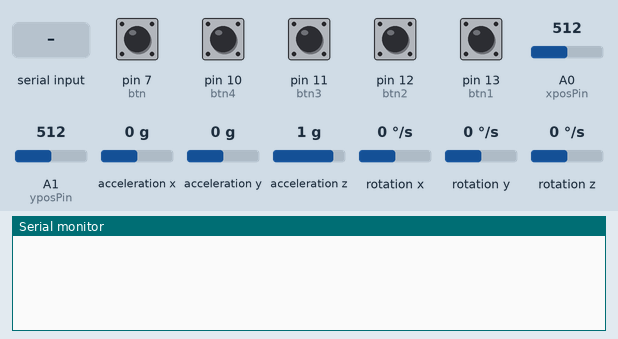
This sketch was run on a simulated Arduino Uno, built with avr-gcc and run on an emulated ATmega328P. Shown: the last lines printed to the serial monitor. Inputs (shaded band) come from the test bench; at power-on: pin 7 (btn) HIGH, pin 10 (btn4), pin 11 (btn3), pin 12 (btn2), pin 13 (btn1) LOW, A0 (xposPin) = 512, A1 (yposPin) = 512, acceleration x 0 g, acceleration y 0 g, acceleration z 1 g, rotation x 0 °/s, rotation y 0 °/s, rotation z 0 °/s.

Above: at 1.2 s.
1.3 s: "M" received over Serial
At 2.5 s:
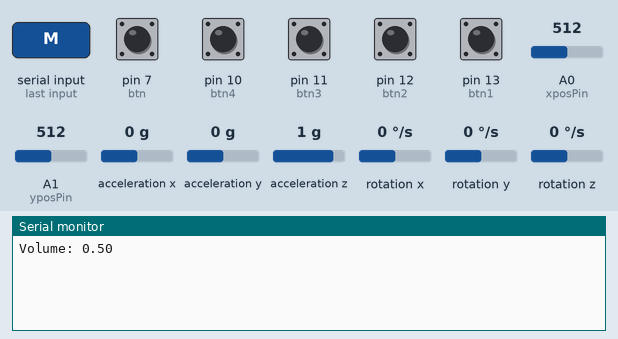
2.8 s: "R" received over Serial
At 3.9 s:
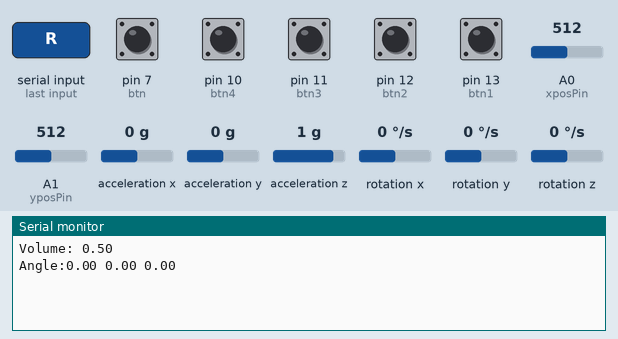
4.3 s: "H" received over Serial
At 4.9 s:
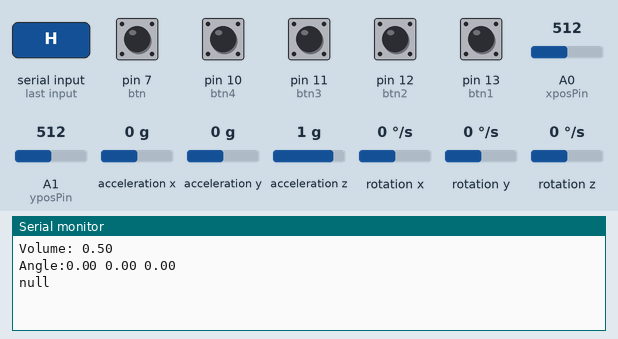

The sketch:

gameController.ino
```cpp
#include "Wire.h"
#include "I2Cdev.h"
#include "MPU6050.h"
#include <Kalman.h>

Kalman kalmanX , kalmanY, kalmanZ;
MPU6050 accelgyro;
int16_t ax, ay, az, gx, gy, gz;
double accX, accY, accZ, gyroX, gyroY, gyroZ;
uint32_t timer;
double pitch, roll, yaw, AngleX, AngleY, AngleZ, Xrate, Yrate, Zrate;

char mode = 'M';

int btn1 = 13, btn2 = 12, btn3 = 11, btn4 = 10, btn0 = 9, btn = 7;
int xposPin = A0, yposPin = A1, volumePin = A2;
float volume, prev_volume;

void setup() {
  Wire.begin();
  Serial.begin(115200);
  accelgyro.initialize();
  accelgyro.getMotion6(&ax, &ay, &az, &gx, &gy, &gz);
  accX = ax; accY = ay; accZ = az; gyroX = gx; gyroY = gy; gyroZ = gz;
  pitch = atan(-accX / sqrt(accY * accY + accZ * accZ)) * RAD_TO_DEG;
   roll = atan2(accY  , accZ) * RAD_TO_DEG;
   yaw = -atan2(accX  , accY) * RAD_TO_DEG;
  kalmanY.setAngle(pitch);
  kalmanX.setAngle(roll);
  kalmanZ.setAngle(yaw);

  pinMode(btn,INPUT);
  digitalWrite(btn,HIGH);
}

void loop() {
  mode = Serial.read();
//  mode = 'C';
  if(mode == 'M'){
    //Volume
    volume = analogRead(volumePin)/1023.0;

    //position
    int xp = analogRead(xposPin);
    int yp = analogRead(yposPin);

    //exit
    if(digitalRead(btn4)){
      Serial.print("Exit: ");
      Serial.println(1);
    }
    //btn
    else if(digitalRead(btn) == LOW){
      Serial.print("Button: ");
      Serial.println(1);
    }
    //space
    else if(digitalRead(btn3)){
      Serial.print("Space: ");
      Serial.println(1);
    }
    //move
    else if((xp < 450 || xp > 650) || (yp < 450 || yp > 650)){
      Serial.print("Movement: ");
      Serial.print(analogRead(xposPin));
      Serial.print(" ");
      Serial.println(analogRead(yposPin));
    }
    //clockwise
    else if(digitalRead(btn2)){
      Serial.print("Clockwise: ");
      Serial.println(1);
    }
    //counterclockwise
    else if(digitalRead(btn1)){
      Serial.print("Counterclockwise: ");
      Serial.println(1);
    }
    //volume
    else if(volume >= prev_volume && volume - prev_volume >= 0.01 || volume <= prev_volume && prev_volume - volume >= 0.01){
      Serial.print("Volume: ");
      Serial.println(volume, 2);
    }else{
      Serial.println("null");
    }
    delay(10);
    prev_volume = volume;
  }else if(mode == 'R'){
    if(digitalRead(btn4)){
      Serial.print("Exit:");
      Serial.println(1);
    }else{
      //Angle
      accelgyro.getMotion6(&ax, &ay, &az, &gx, &gy, &gz);
      accX = ax;
      accY = ay;
      accZ = az;
      gyroX = gx;
      gyroY = gy;
      gyroZ = gz;
      double dt = (double)(micros() - timer) / 1000000; // Calculate delta time
      timer = micros();
      pitch = atan(-accX / sqrt(accY * accY + accZ * accZ)) * RAD_TO_DEG;
      roll = atan2(accY,accZ) * RAD_TO_DEG;
      yaw = -atan2(accX  , accY) * RAD_TO_DEG;
      Yrate = gyroY / 131.0; // Convert to deg/s
      Xrate = gyroX / 131.0;
      Zrate = gyroZ / 131.0;
      AngleY = kalmanY.getAngle(pitch, Yrate, dt);
      AngleX = kalmanX.getAngle(roll, Xrate, dt);
      AngleZ = kalmanZ.getAngle(yaw, Zrate, dt);
    Serial.print("Angle:");
    Serial.print(AngleY);
    Serial.print(' ');
    Serial.print(AngleY);
    Serial.print(' ');
    Serial.println(-AngleY);
    }
  }else if(mode == 'H'){
    int xp = analogRead(xposPin);
    int yp = analogRead(yposPin);
    //exit
    if(digitalRead(btn4)){
      Serial.print("Exit: ");
      Serial.println(1);
    }
    //zoom in
    else if(digitalRead(btn1)){
      Serial.print("ZoomIn: ");
      Serial.println(1);
    }
    //zoom out
    else if(digitalRead(btn2)){
      Serial.print("ZoomOut: ");
      Serial.println(1);
    }
    //space
    else if(digitalRead(btn3)){
      Serial.print("Space: ");
      Serial.println(1);
    }
    //move
    else if((xp < 450 || xp > 650) || (yp < 450 || yp > 650)){
      if(digitalRead(btn0)){
        Serial.print("CameraMovement: ");
        Serial.print(analogRead(xposPin));
        Serial.print(" ");
        Serial.println(analogRead(yposPin));
      }else{
        Serial.print("Movement: ");
        Serial.print(analogRead(xposPin));
        Serial.print(" ");
        Serial.println(analogRead(yposPin));
      }
    }else{
      Serial.println("null");
    }
  }else if(mode == 'C'){
    int xp = analogRead(xposPin);
    int yp = analogRead(yposPin);
    //exit
    if(digitalRead(btn4)){
      Serial.print("Exit:");
      Serial.println(1);
    }else if((xp < 450 || xp > 650) || (yp < 450 || yp > 650)){
      if(digitalRead(btn0)){
        Serial.print("CameraMovement:");
        Serial.print(analogRead(xposPin));
        Serial.print(" ");
        Serial.println(analogRead(yposPin));
      }else{
        Serial.print("Movement:");
        Serial.print(analogRead(xposPin));
        Serial.print(" ");
        Serial.println(analogRead(yposPin));
      }
    }else{
      accelgyro.getMotion6(&ax, &ay, &az, &gx, &gy, &gz);
      accX = ax;
      accY = ay;
      accZ = az;
      gyroX = gx;
      gyroY = gy;
      gyroZ = gz;
      double dt = (double)(micros() - timer) / 1000000; // Calculate delta time
      timer = micros();
      pitch = atan(-accX / sqrt(accY * accY + accZ * accZ)) * RAD_TO_DEG;
      roll = atan2(accY,accZ) * RAD_TO_DEG;
      yaw = -atan2(accX  , accY) * RAD_TO_DEG;
      Yrate = gyroY / 131.0; // Convert to deg/s
      Xrate = gyroX / 131.0;
      Zrate = gyroZ / 131.0;
      AngleY = kalmanY.getAngle(pitch, Yrate, dt);
      AngleX = kalmanX.getAngle(roll, Xrate, dt);
      AngleZ = kalmanZ.getAngle(yaw, Zrate, dt);
    //  Serial.println(AngleX);
    //
    //  Serial.print(',');
    //
    //  Serial.println(AngleY);

      Serial.print("Angle:");
    //
      Serial.print(AngleX);
      Serial.print(' ');
      Serial.print(AngleY);
      Serial.print(' ');
      Serial.println(AngleZ);
    }

  }
}
```

Measured:
- after the input at 1.3 s, the serial monitor: prints a new line at once (image 1)
- after the input at 2.8 s, the serial monitor: prints a new line at once (image 2)
- after the input at 4.3 s, the serial monitor: prints a new line at once (image 3)
